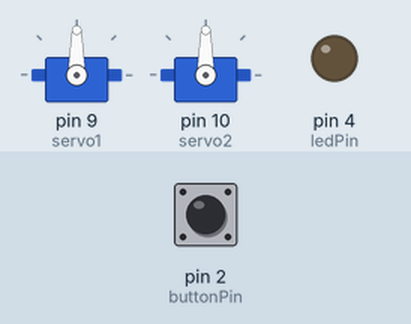
Recording of a sketch running on a simulated Arduino Uno, built with avr-gcc and run on an emulated ATmega328P. Parts: 2 × servo, output pins drawn as LEDs (lit = HIGH). The inputs (shaded band) are chosen by the test bench; at power-on: pin 2 (buttonPin) LOW.

Above: at 1.2 s.
1.3 s: pin 2 (buttonPin) pulled HIGH for 0.15 s
At 2.6 s:
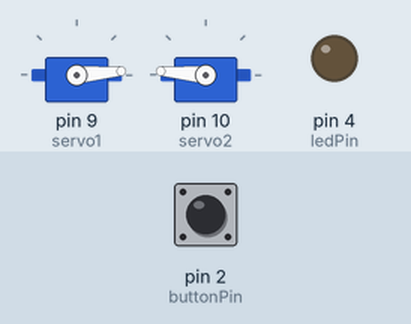
2.9 s: pin 2 (buttonPin) pulled HIGH for 1 s
At 4.7 s:
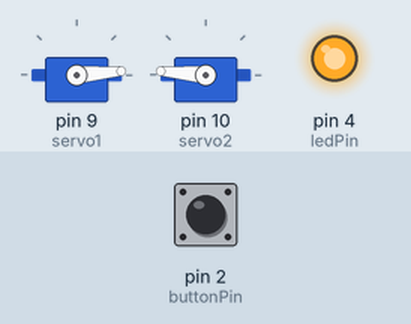
5.4 s: pin 2 (buttonPin) pulled HIGH for 0.15 s
At 5.9 s:
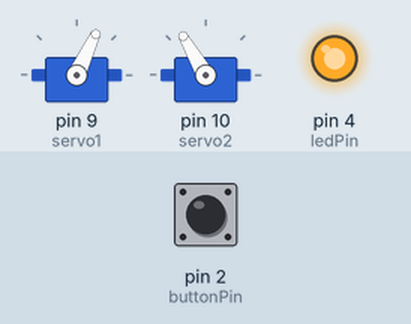
7.0 s: pin 2 (buttonPin) pulled HIGH for 3.2 s
At 10.7 s:
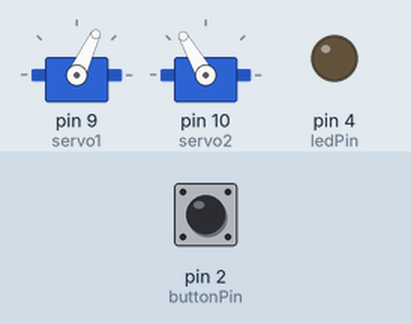
Timing chart, 0 to 12.2 s (numbered marks = the images above; inputs shaded):
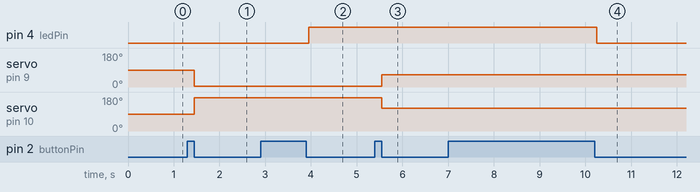

Measured:
- after the input at 1.3 s, servo on pin 9 (servo1): 90° → 5° after 0.15 s; servo on pin 10 (servo2): 90° → 175° after 0.15 s
- after the input at 2.9 s, pin 4 (ledPin): LOW → HIGH after 1.1 s
- after the input at 5.4 s, servo on pin 9 (servo1): 5° → 65° after 0.15 s; servo on pin 10 (servo2): 175° → 120° after 0.15 s
- after the input at 7.0 s, pin 4 (ledPin): HIGH → LOW after 3.3 s

The sketch:

IronMan.ino
```cpp
#include <Servo.h>

Servo servo1;
Servo servo2;
int buttonPin = 2;
int buttonState = 0;
int lastButtonState = 0;
int servoPosition = 0; // 0 for open, 1 for closed
int ledPin = 4;
int ledState = LOW;
unsigned long buttonPressStartTime = 0; // Variable to store the start time of the button press
bool longPressDetected = false; // Flag to indicate a long press

void setup() {
  servo1.attach(9);  // Attach servo to pin 9
  servo2.attach(10); // Attach servo to pin 10
  pinMode(buttonPin, INPUT);
  pinMode(ledPin, OUTPUT);
  servoPosition = 1;
}

void loop() {
  // Read the button state
  buttonState = digitalRead(buttonPin);

  // Check if the button state has changed
  if (buttonState != lastButtonState) {
    // If the button is pressed
    if (buttonState == HIGH) {
      buttonPressStartTime = millis(); // Record the start time of the press
      longPressDetected = false; // Reset longPressDetected flag
    } else {
      unsigned long buttonPressDuration = millis() - buttonPressStartTime; // Calculate the duration of the press
      if (buttonPressDuration >= 1000) { // Adjust the duration as needed for your long-press threshold
        longPressDetected = true; // Set longPressDetected flag
      } else {
        // Toggle the servo position
        servoPosition = 1 - servoPosition;
        servo1.attach(9);
        servo2.attach(10);
        // Set the servos based on the servoPosition
        if (servoPosition == 1) {
          // Closed position
          servo1.write(65);
          servo2.write(120);
          digitalWrite(ledPin, HIGH);
          delay(500);
          servo1.detach();
          servo2.detach();
        } else {
          // Open position
          servo1.write(5);
          servo2.write(175);
          digitalWrite(ledPin, LOW);
          delay(500);
          //servo1.detach();
          //servo2.detach();
        }
      }
    }
    delay(50); // debounce delay
  }

  // Check for a long press and toggle the LED
  if (longPressDetected) {
    ledState = !ledState; // Toggle the LED state
    digitalWrite(ledPin, ledState); // Apply the new LED state
    longPressDetected = false; // Reset longPressDetected flag
  }

  // Store the current button state for comparison
  lastButtonState = buttonState;
}
```
